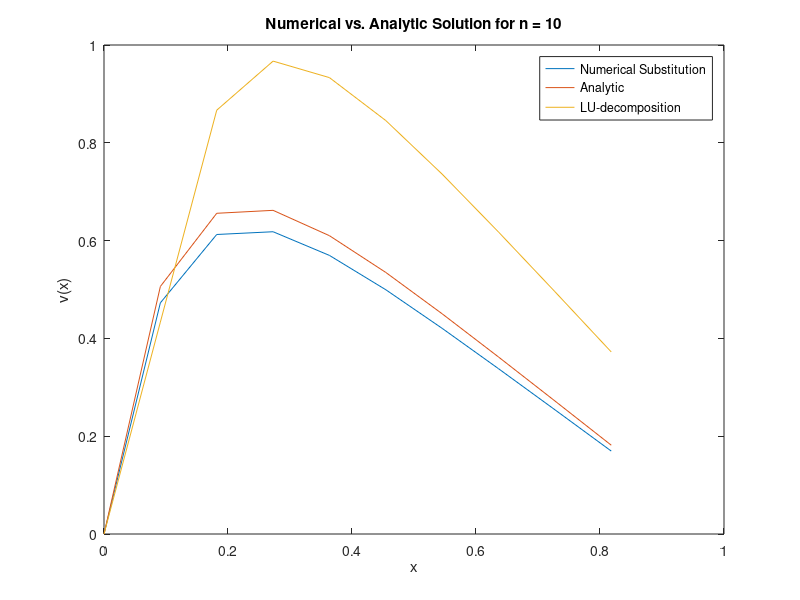

Write the MATLAB code that produced this figure.
x = [0, 0.0909091, 0.181818, 0.272727, 0.363636, 0.454545, 0.545455, 0.636364, 0.727273, 0.818182, ];
v = [0, 0.472737, 0.612506, 0.618127, 0.5697, 0.499497, 0.420522, 0.338012, 0.254078, 0.169571, ];
v_cf = [0, 0.506205, 0.655869, 0.661888, 0.610032, 0.53486, 0.450293, 0.361942, 0.272066, 0.181576, ];
x_lu = [0, 0.433342, 0.866684, 0.967059, 0.933285, 0.845463, 0.735866, 0.617496, 0.495591, 0.372263, ];
Error = [0, -1.1797, -1.1797, -1.1797, -1.1797, -1.1797, -1.1797, -1.1797, -1.1797, -1.1797, ];
plot(x, v)
hold('on')
plot(x, v_cf)
hold('on')
plot(x, x_lu)
title('Numerical vs. Analytic Solution for n = 10');
xlabel('x');
ylabel('v(x)');
legend('Numerical Substitution', 'Analytic', 'LU-decomposition');
